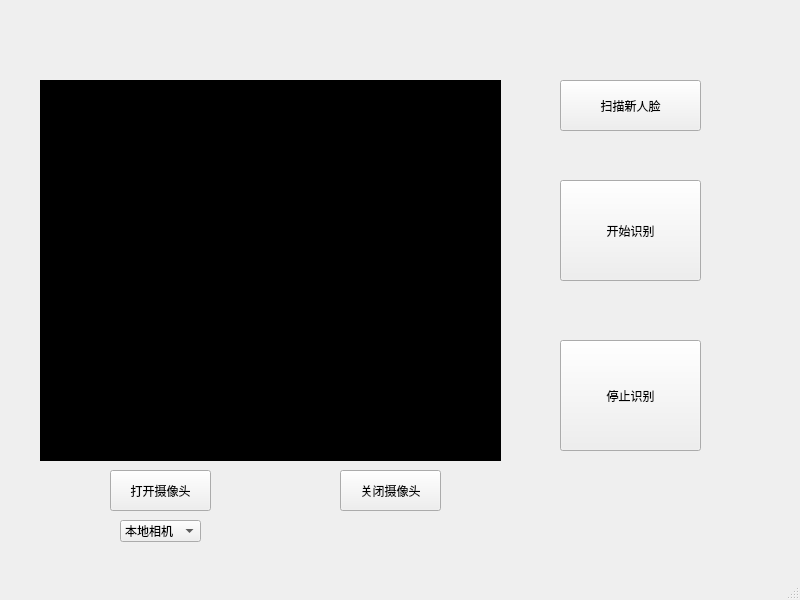
<?xml version="1.0" encoding="UTF-8"?>
<ui version="4.0">
 <class>MainWindow</class>
 <widget class="QMainWindow" name="MainWindow">
  <property name="geometry">
   <rect>
    <x>0</x>
    <y>0</y>
    <width>800</width>
    <height>600</height>
   </rect>
  </property>
  <property name="windowTitle">
   <string>人脸识别 By XuBao</string>
  </property>
  <widget class="QWidget" name="centralwidget">
   <widget class="QLabel" name="label">
    <property name="geometry">
     <rect>
      <x>40</x>
      <y>80</y>
      <width>461</width>
      <height>381</height>
     </rect>
    </property>
    <property name="styleSheet">
     <string notr="true">background-color: rgb(0, 0, 0);</string>
    </property>
    <property name="text">
     <string>video</string>
    </property>
   </widget>
   <widget class="QPushButton" name="pushButton">
    <property name="geometry">
     <rect>
      <x>110</x>
      <y>470</y>
      <width>101</width>
      <height>41</height>
     </rect>
    </property>
    <property name="text">
     <string>打开摄像头</string>
    </property>
   </widget>
   <widget class="QPushButton" name="pushButton_2">
    <property name="geometry">
     <rect>
      <x>340</x>
      <y>470</y>
      <width>101</width>
      <height>41</height>
     </rect>
    </property>
    <property name="text">
     <string>关闭摄像头</string>
    </property>
   </widget>
   <widget class="QComboBox" name="comboBox">
    <property name="geometry">
     <rect>
      <x>120</x>
      <y>520</y>
      <width>81</width>
      <height>22</height>
     </rect>
    </property>
    <item>
     <property name="text">
      <string>本地相机</string>
     </property>
    </item>
    <item>
     <property name="text">
      <string>外置相机</string>
     </property>
    </item>
    <item>
     <property name="text">
      <string>其他</string>
     </property>
    </item>
   </widget>
   <widget class="QPushButton" name="pushButton_3">
    <property name="geometry">
     <rect>
      <x>560</x>
      <y>80</y>
      <width>141</width>
      <height>51</height>
     </rect>
    </property>
    <property name="text">
     <string>扫描新人脸</string>
    </property>
   </widget>
   <widget class="QPushButton" name="pushButton_4">
    <property name="geometry">
     <rect>
      <x>560</x>
      <y>180</y>
      <width>141</width>
      <height>101</height>
     </rect>
    </property>
    <property name="text">
     <string>开始识别</string>
    </property>
   </widget>
   <widget class="QPushButton" name="pushButton_5">
    <property name="geometry">
     <rect>
      <x>560</x>
      <y>340</y>
      <width>141</width>
      <height>111</height>
     </rect>
    </property>
    <property name="text">
     <string>停止识别</string>
    </property>
   </widget>
  </widget>
  <widget class="QMenuBar" name="menubar">
   <property name="geometry">
    <rect>
     <x>0</x>
     <y>0</y>
     <width>800</width>
     <height>23</height>
    </rect>
   </property>
  </widget>
  <widget class="QStatusBar" name="statusbar"/>
 </widget>
 <resources/>
 <connections/>
</ui>
